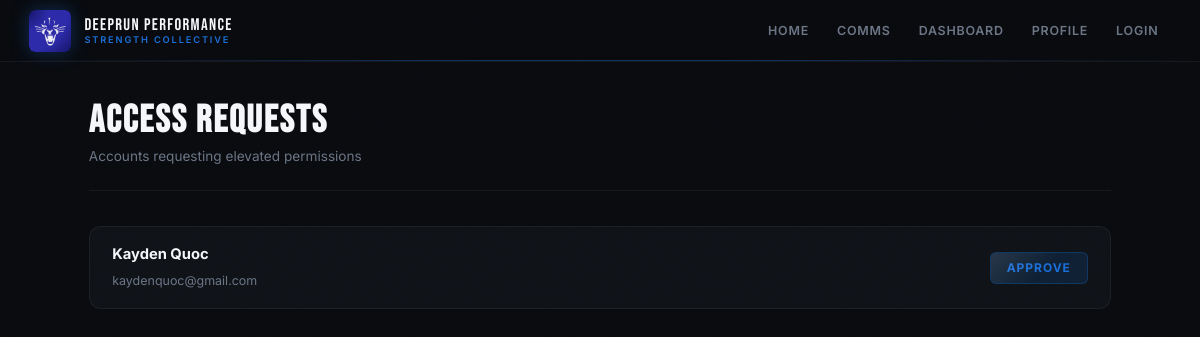
The page /requests on the database as committed earlier.
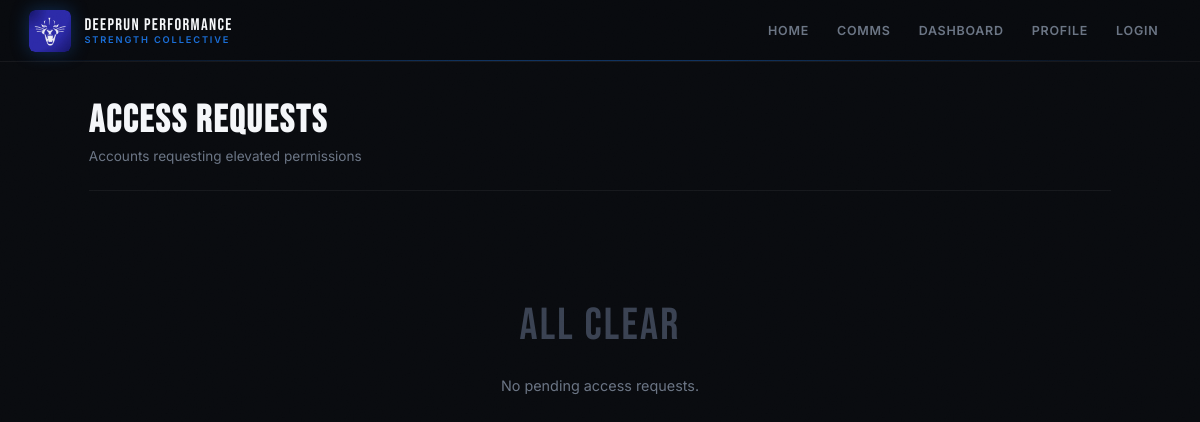
The same page on the database as committed later.
### tables this page shows
CREATE TABLE user (
                id              INTEGER PRIMARY KEY AUTOINCREMENT,
                username        TEXT    UNIQUE NOT NULL,
                email           TEXT    UNIQUE NOT NULL,
                password        TEXT    NOT NULL,
                age             TEXT    NOT NULL,
                goal            TEXT    NOT NULL,
                workout_num     TEXT    NOT NULL,
                calories_burned TEXT    NOT NULL,
                type            TEXT    NOT NULL,
                status          TEXT    NOT NULL,
                team            TEXT    NOT NULL
            );

### app.py (the view)
@app.route('/requests')
def requests():
    with get_db() as conn:
        pending_accounts = conn.execute("SELECT * FROM user WHERE status = 'Pending'").fetchall()
    print(pending_accounts)
    return render_template('requests.html', accounts=pending_accounts)

### app.py (called while the page is built)
def get_db():
    os.makedirs("instance", exist_ok=True)
    conn = sqlite3.connect(DB_PATH)
    conn.row_factory = sqlite3.Row
    return conn

### templates/requests.html (shortened to what this page needs)
{% extends "base.html" %}
{% block content %}
<div class="wrap">
  <div class="page-head">
    <div>
      <h2>Access Requests</h2>
      <p>Accounts requesting elevated permissions</p>
    </div>
  </div>
  {% if accounts %}
    <div class="requests-list">
      {% for account in accounts %}
      <div class="request-item">
        <div class="request-info">
          <strong>{{ account.username }}</strong>
          <span>{{ account.email }}</span>
        </div>
        <form method="POST" action="{{ url_for('elevateAccess') }}">
          <button type="submit" name="ApproveButton" value="{{ account.username }}" class="btn ghost" style="font-size:0.75rem;padding:0.45rem 1rem;">
            Approve
          </button>
        </form>
      </div>
      {% endfor %}
    </div>
  {% else %}
    <div style="text-align:center;padding:4rem 2rem;color:var(--gray-2);">
      <div style="font-family:'Bebas Neue',sans-serif;font-size:2.8rem;letter-spacing:0.05em;color:var(--gray-3);margin-bottom:0.75rem;">All Clear</div>
      <p style="font-size:0.9rem;">No pending access requests.</p>
    </div>
  {% endif %}
</div>
{% endblock %}

### templates/base.html (shortened to what this page needs)
<!DOCTYPE html>
<html lang="en">
<head>
  <link rel="stylesheet" href="{{ url_for('static', filename='css/style.css') }}">
</head>
<body>
<nav>
  <a href="{{ url_for('index') }}" class="logo">
    <div class="logo-img-wrap">
      <img src="{{ url_for('static', filename='logo.png') }}" alt="Deeprun Wildcats">
    </div>
    <div class="logo-text">
      <span class="name">Deeprun Performance</span>
      <span class="tagline">Strength Collective</span>
    </div>
  </a>
  <ul>
    <li><a href="{{ url_for('index') }}">Home</a></li>
    <li><a href="{{ url_for('communications') }}">Comms</a></li>
    <li><a href="{{ url_for('dashboard') }}">Dashboard</a></li>
    <li><a href="{{ url_for('profile') }}">Profile</a></li>
    {% if "user" in session %}
      <li><a href="{{ url_for('login') }}">Logout</a></li>
    {% else %}
      <li><a href="{{ url_for('login') }}">Login</a></li>
    {% endif %}
  </ul>
</nav>
<main>
  {% block content %}{% endblock %}
</main>
</body>
</html>

### static/css/style.css (style rules this page uses)
:root { --blue: #1a6ed8; --blue-dark: #1255b0; --blue-dim: rgba(26,110,216,0.15); --blue-glow: rgba(26,110,216,0.35); --black: #090b0f; --surface: #0f1318; --elevated: #161c24; --hover: #1e2630; --border: rgba(255,255,255,0.06); --border-mid: rgba(255,255,255,0.12); --border-blue: rgba(26,110,216,0.3); --white: #f5f7fa; --gray-1: #b0b8c4; --gray-2: #6b7585; --gray-3: #3a4252; --nav-h: 62px; --r-sm: 6px; --r-md: 12px; --r-lg: 20px; --ease: cubic-bezier(0.4,0,0.2,1); --t: all 0.2s var(--ease); --shadow: 0 4px 32px rgba(0,0,0,0.6); }
*,*::before,*::after { box-sizing:border-box; margin:0; padding:0; }
html { scroll-behavior:smooth; overflow-x:hidden; }
body { font-family:'Inter', sans-serif; background: var(--black); color: var(--white); min-height:100vh; line-height:1.6; -webkit-font-smoothing:antialiased; overflow-x:hidden; }
a { color:inherit; text-decoration:none; }
ul { list-style:none; }
body::after { content:''; position:fixed; inset:0; pointer-events:none; z-index:9998; opacity:0.5; }
nav { position:sticky; top:0; z-index:1000; height:var(--nav-h); background:rgba(9,11,15,0.92); backdrop-filter:blur(20px) saturate(1.6); border-bottom:1px solid var(--border); display:flex; align-items:center; justify-content:space-between; padding:0 1.8rem; gap:1.5rem; }
nav::after { content:''; position:absolute; bottom:0; left:0; right:0; height:1px; background:linear-gradient(90deg, transparent 0%, var(--blue) 40%, var(--blue) 60%, transparent 100%); opacity:0.4; }
.logo { display:flex; align-items:center; gap:0.85rem; text-decoration:none; flex-shrink:0; }
.logo-img-wrap { width:42px; height:42px; border-radius:var(--r-sm); display:flex; align-items:center; justify-content:center; overflow:hidden; box-shadow:0 0 18px var(--blue-glow); transition:var(--t); flex-shrink:0; }
.logo-img-wrap img { width:42px; height:42px; object-fit:cover; border-radius:var(--r-sm); }
.logo-text { display:flex; flex-direction:column; line-height:1.1; }
.logo-text .name { font-family:'Bebas Neue', sans-serif; font-size:1.05rem; letter-spacing:0.08em; text-transform:uppercase; color:var(--white); }
.logo-text .tagline { font-size:0.58rem; font-weight:600; letter-spacing:0.2em; text-transform:uppercase; color:var(--blue); }
nav ul { display:flex; align-items:center; gap:0.15rem; }
nav ul li a { display:flex; align-items:center; gap:0.35rem; padding:0.4rem 0.8rem; border-radius:var(--r-sm); font-size:0.78rem; font-weight:600; letter-spacing:0.06em; text-transform:uppercase; color:var(--gray-2); transition:var(--t); }
main { min-height:calc(100vh - var(--nav-h)); }
.wrap { max-width:1080px; margin:0 auto; padding:2.5rem 1.8rem; }
.page-head { display:flex; align-items:flex-end; justify-content:space-between; gap:1rem; margin-bottom:2.2rem; padding-bottom:1.4rem; border-bottom:1px solid var(--border); }
.page-head h1, .page-head h2 { font-family:'Bebas Neue', sans-serif; font-size:2.4rem; letter-spacing:0.05em; text-transform:uppercase; line-height:1; }
.page-head p { color:var(--gray-2); font-size:0.85rem; margin-top:0.35rem; }

Rows that differ between the two databases and show on the page:
removed user: username "Kayden Quoc", email "kaydenquoc@gmail.com"
Other text that changed with them:
text now shown: "All Clear No pending access requests."
